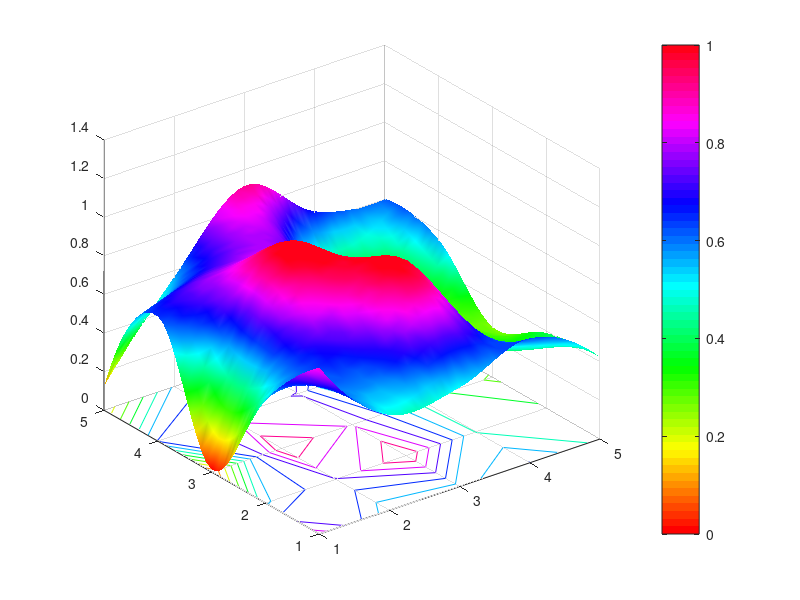

Recreate this plot in MATLAB.
%It interpolates a random surface
figure
Z0 = rand(5,5);
[X0,Y0] = meshgrid(1:5);
[X1 Y1] = meshgrid(1:0.1:5);
Z1 = interp2(X0,Y0,Z0,X1,Y1,'cubic');
surf(X1,Y1,Z1);
colormap(hsv);
shading interp;
hold on;
contour(X0,Y0,Z0);
colorbar;
caxis([0 1]);